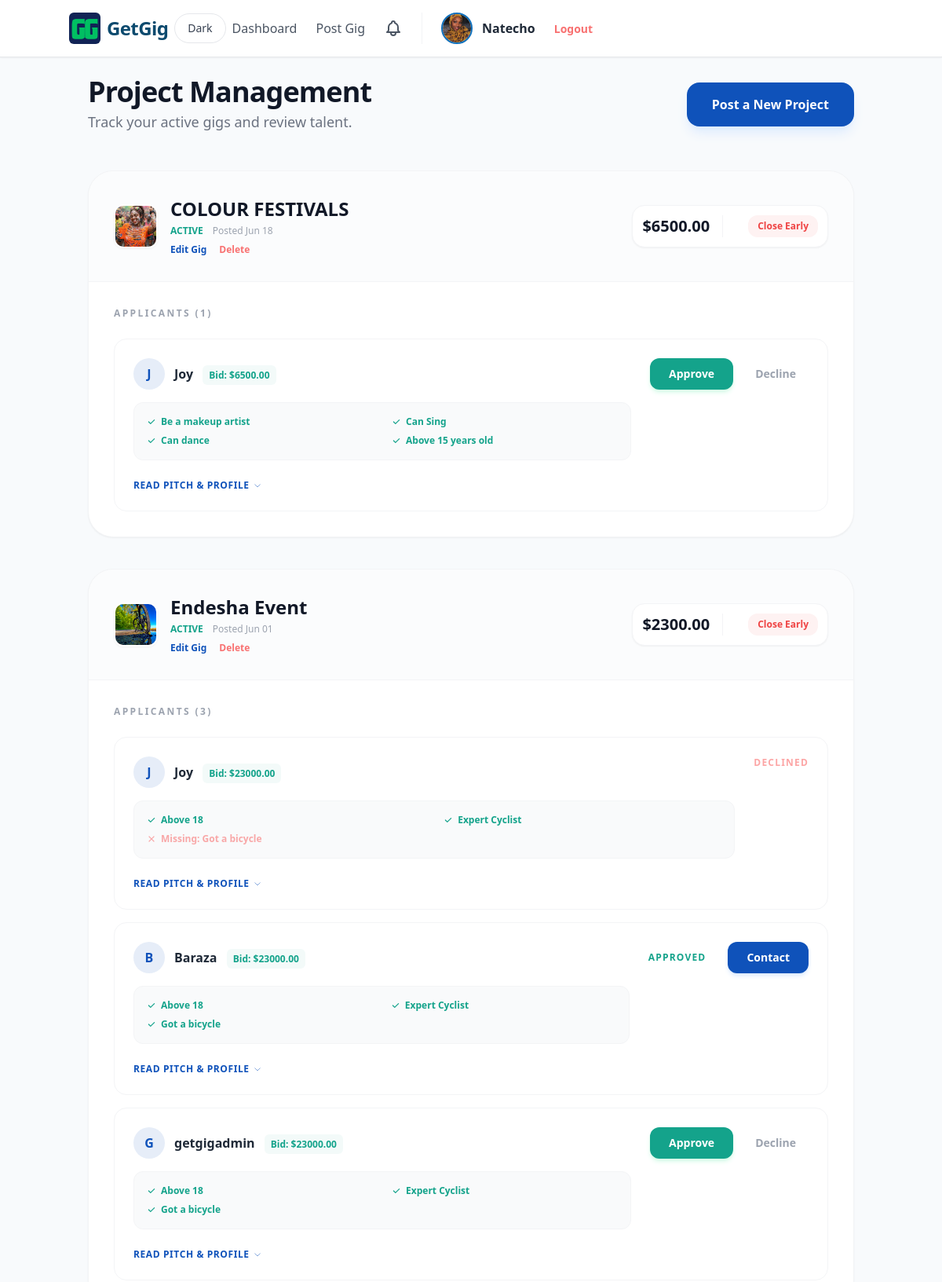
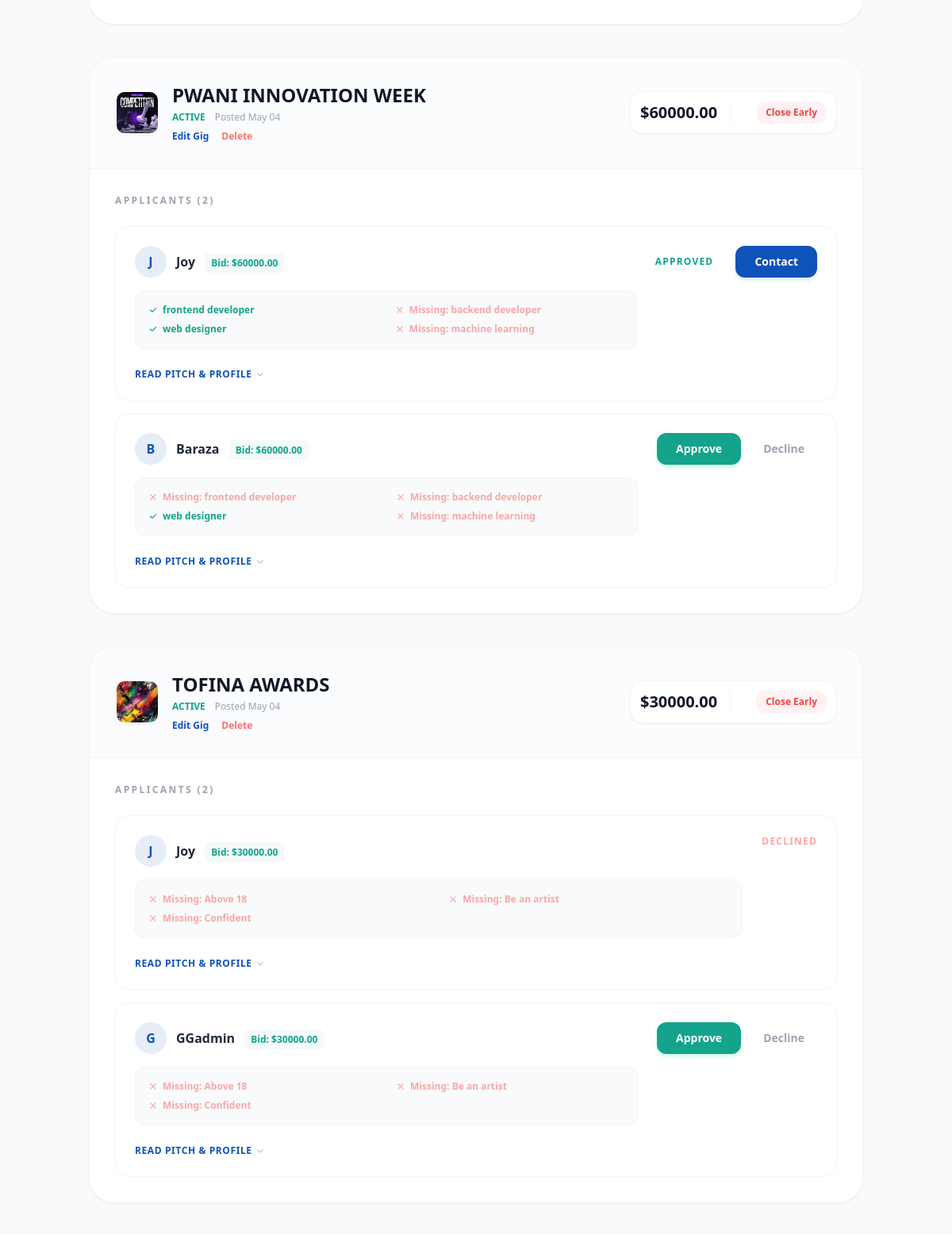
Screenshot of /projects/client/ (signed in, upper part) with the database file from the repository (2 pictures, top to bottom).
### users/models.py (models this page shows, shortened)
class CustomUser(AbstractUser):
    USER_TYPE_CHOICES = (
        ('client', 'Client'),
        ('freelancer', 'Freelancer'),
    )
    user_type = models.CharField(max_length=10, choices=USER_TYPE_CHOICES, default='freelancer')
    profile_image = models.ImageField(upload_to='profiles/', default='profiles/default.png')
    bio = models.TextField(blank=True)
    profile_image = models.ImageField(upload_to='profiles/', blank=True, null=True)
    company_name = models.CharField(max_length=100, blank=True)
    skills = models.CharField(max_length=255, blank=True)

### projects/models.py (models this page shows, shortened)
class Project(models.Model):
    client = models.ForeignKey(settings.AUTH_USER_MODEL, on_delete=models.CASCADE, related_name='projects')
    title = models.CharField(max_length=200)
    description = models.TextField()
    budget = models.DecimalField(max_digits=10, decimal_places=2)
    deadline = models.DateField()
    created_at = models.DateTimeField(auto_now_add=True)
    image = models.ImageField(upload_to='project_images/', blank=True, null=True)
    requirements = models.JSONField(default=list, blank=True)
    status = models.CharField(
        max_length=20,
        choices=[('active', 'Active'), ('closed', 'Closed Early'), ('ended', 'Ended')],
        default='active'
    )
    @property
    def is_ended(self):
        if self.status in ['ended', 'closed']:
            return True
        return self.deadline < timezone.localdate()

class Application(models.Model):
    STATUS_CHOICES = [
        ('pending', 'Pending'),
        ('accepted', 'Accepted'),
        ('rejected', 'Rejected'),
        ('archived', 'Archived / Past Round'),
    ]
    project = models.ForeignKey(Project, on_delete=models.CASCADE, related_name='applications')
    freelancer = models.ForeignKey(settings.AUTH_USER_MODEL, on_delete=models.CASCADE)
    cover_letter = models.TextField()
    bid_amount = models.DecimalField(max_digits=10, decimal_places=2)
    status = models.CharField(max_length=20, choices=STATUS_CHOICES, default='pending')
    created_at = models.DateTimeField(auto_now_add=True)
    met_requirements = models.JSONField(default=list, blank=True)

### projects/views.py (the view)
# urls.py: path('client/', views.client_dashboard, name='client_dashboard'),
@login_required
def client_dashboard(request):
    if request.user.user_type != 'client':
        return redirect('projects:freelancer_dashboard')
    my_projects = Project.objects.filter(client=request.user).order_by('-created_at')
    return render(request, 'clients/dashboard.html', {'projects': my_projects})

### templates/clients/dashboard.html (shortened to what this page needs)
{% extends 'base.html' %}
{% block content %}
<div class="flex flex-col md:flex-row justify-between items-start md:items-center mb-12 gap-4">
    <div>
        <h1 class="text-4xl font-extrabold text-gray-900 dark:text-slate-100 tracking-tight">Project Management</h1>
        <p class="text-lg text-gray-500 dark:text-slate-400 mt-1">Track your active gigs and review talent.</p>
    </div>
    <a href="{% url 'projects:create_project' %}" class="bg-ocean text-white px-8 py-4 rounded-2xl font-bold hover:bg-blue-700 transition-all shadow-lg shadow-blue-100 transform hover:scale-105">
        Post a New Project
    </a>
</div>
<div class="space-y-10">
    {% for project in projects %}
        <div class="bg-white dark:bg-slate-900 rounded-[2rem] shadow-sm border border-gray-100 dark:border-slate-700 overflow-hidden hover:shadow-md transition-shadow">
            <div class="p-8 bg-slate-50/50 dark:bg-slate-950 border-b border-gray-100 dark:border-slate-700 flex flex-col md:flex-row justify-between items-start md:items-center gap-4">
                <div class="flex items-center space-x-4">
                    {% if project.image %}
                        <img src="{{ project.image.url }}" class="w-14 h-14 rounded-xl object-cover border-2 border-white shadow-sm">
                    {% endif %}
                    <div>
                        <h3 class="text-2xl font-bold text-gray-900 dark:text-slate-100">{{ project.title }}</h3>
                        <div class="flex space-x-3 mt-1">
                            <span class="text-xs font-bold {% if project.status == 'active' and not project.is_ended %}text-mint{% else %}text-red-400{% endif %} uppercase">
                                {% if project.is_ended and project.status == 'active' %}Ended (Expired){% else %}{{ project.status }}{% endif %}
                            </span>
                            <span class="text-xs text-gray-400 dark:text-slate-400 font-medium">Posted {{ project.created_at|date:"M d" }}</span>
                        </div>
                        <div class="mt-2 flex space-x-4">
                             <a href="{% url 'projects:edit_project' project.id %}" class="text-xs font-bold text-ocean hover:underline">Edit Gig</a>
                             <a href="{% url 'projects:delete_project' project.id %}" onclick="return confirm('Delete this gig?')" class="text-xs font-bold text-red-400 hover:underline">Delete</a>
                        </div>
                    </div>
                </div>
                <div class="flex items-center space-x-4 bg-white dark:bg-slate-900 p-3 rounded-2xl shadow-sm border border-gray-100 dark:border-slate-700">
                    <div class="text-right mr-4 border-r pr-4 border-gray-100 dark:border-slate-700">
                        <p class="text-xl font-black text-gray-900 dark:text-slate-100">${{ project.budget }}</p>
                    </div>
                    {% if project.status == 'ended' or project.deadline < timezone.localdate %}
                        <span class="text-xs font-black text-red-400 uppercase tracking-wider bg-red-50 dark:bg-red-950/20 px-2.5 py-1 rounded-md">
                            Deadline Passed
                        </span>
                    {% else %}
                        <a href="{% url 'projects:toggle_project_status' project.id %}"
                           class="text-xs font-bold px-3 py-1.5 rounded-xl transition duration-200
                                  {% if project.status == 'active' %}
                                      bg-red-50 text-red-500 hover:bg-red-100 dark:bg-red-950/30 dark:text-red-400
                                  {% else %}
                                      bg-mint/10 text-mint hover:bg-mint/20
                                  {% endif %}">
                            {% if project.status == 'active' %}Close Early{% else %}Reopen Gig{% endif %}
                        </a>
                    {% endif %}
                </div>
            </div>
            <div class="p-8">
                <h4 class="text-xs font-black text-gray-400 uppercase tracking-[0.2em] mb-6">
                    Applicants ({{ project.applications.count }})
                </h4>
                <div class="grid grid-cols-1 gap-4">
                    {% for app in project.applications.all %}
                        <div class="p-6 bg-white dark:bg-slate-900 border border-gray-100 dark:border-slate-700 rounded-2xl transition-all">
                            <div class="flex flex-col md:flex-row items-start justify-between">
                                <div class="flex-grow">
                                    <div class="flex items-center space-x-3 mb-4">
                                        <div class="w-10 h-10 rounded-full bg-ocean/10 text-ocean flex items-center justify-center font-bold">
                                            {{ app.freelancer.username|first|upper }}
                                        </div>
                                        <div>
                                            <span class="font-bold text-gray-800 dark:text-slate-100">{{ app.freelancer.username }}</span>
                                            <span class="ml-2 text-xs font-bold text-mint bg-mint/5 px-2 py-1 rounded-md">Bid: ${{ app.bid_amount }}</span>
                                        </div>
                                    </div>
                                    <div class="mb-6 grid grid-cols-1 sm:grid-cols-2 gap-x-6 gap-y-2 bg-gray-50 dark:bg-slate-900 p-4 rounded-xl border border-gray-100 dark:border-slate-700">
                                        {% for req in project.requirements %}
                                            <div class="flex items-center text-xs">
                                                {% if req in app.met_requirements %}
                                                    <span class="text-mint font-bold flex items-center">
                                                        <svg class="w-3 h-3 mr-1.5" fill="currentColor" viewBox="0 0 20 20"><path d="M16.707 5.293a1 1 0 010 1.414l-8 8a1 1 0 01-1.414 0l-4-4a1 1 0 011.414-1.414L8 12.586l7.293-7.293a1 1 0 011.414 0z"/></svg>
                                                        {{ req }}
                                                    </span>
                                                {% else %}
                                                    <span class="text-red-400 font-bold flex items-center opacity-60">
                                                        <svg class="w-3 h-3 mr-1.5" fill="currentColor" viewBox="0 0 20 20"><path d="M4.293 4.293a1 1 0 011.414 0L10 8.586l4.293-4.293a1 1 0 111.414 1.414L11.414 10l4.293 4.293a1 1 0 01-1.414 1.414L10 11.414l-4.293 4.293a1 1 0 01-1.414-1.414L8.586 10 4.293 5.707a1 1 0 010-1.414z"/></svg>
                                                        Missing: {{ req }}
                                                    </span>
                                                {% endif %}
                                            </div>
                                        {% endfor %}
                                    </div>
                                    <details class="group">
                                        <summary class="list-none cursor-pointer text-ocean text-xs font-bold uppercase tracking-wider flex items-center">
                                            <span>Read Pitch & Profile</span>
                                            <svg class="w-3 h-3 ml-1 group-open:rotate-180 transition-transform" fill="none" stroke="currentColor" viewBox="0 0 24 24"><path d="M19 9l-7 7-7-7"></path></svg>
                                        </summary>
                                    </details>
                                </div>
                                <div class="mt-4 md:mt-0 md:ml-6 flex items-center space-x-3">
                                    {% if app.status == 'pending' %}
                                        <a href="{% url 'projects:vet_application' app.id 'approved' %}" class="bg-mint text-white px-6 py-2.5 rounded-xl font-bold text-sm shadow-md shadow-emerald-100 hover:scale-105 transition">Approve</a>
                                        <a href="{% url 'projects:vet_application' app.id 'rejected' %}" class="text-gray-400 hover:text-red-500 font-bold text-sm px-4 transition">Decline</a>
                                    {% elif app.status == 'approved' %}
                                        <span class="text-xs font-black text-mint uppercase tracking-widest mr-4">Approved</span>
                                        <a href="mailto:{{ app.freelancer.email }}" class="bg-ocean text-white px-6 py-2.5 rounded-xl font-bold text-sm shadow-md shadow-blue-100 hover:scale-105 transition">Contact</a>
                                    {% else %}
                                        <span class="text-xs font-black text-red-300 uppercase tracking-widest">Declined</span>
                                    {% endif %}
                                </div>
                            </div>
                        </div>
                    {% empty %}
                        <p class="text-center py-10 text-gray-400 dark:text-slate-400 text-sm font-medium">No applications yet...</p>
                    {% endfor %}
                </div>
            </div>
        </div>
    {% empty %}
        <div class="text-center py-32 bg-slate-50 dark:bg-slate-950 rounded-[3rem] border-2 border-dashed border-gray-200 dark:border-slate-700">
            <p class="text-xl text-gray-500 dark:text-slate-400 font-medium">No projects posted yet.</p>
        </div>
    {% endfor %}
</div>
{% endblock %}

### templates/base.html (shortened to what this page needs)
{% load static %}
{% load pwa %}
<!DOCTYPE html>
<html lang="en">
<head>
    <script src="https://cdn.tailwindcss.com"></script>
</head>
<body class="bg-slate-50 text-slate-900 min-h-screen flex flex-col transition-colors duration-300 dark:bg-slate-950 dark:text-slate-100">
    <nav class="bg-white border-b border-gray-200 p-4 shadow-sm transition-colors duration-300 dark:bg-slate-900 dark:border-slate-700">
        <div class="container mx-auto flex flex-wrap justify-between items-center gap-4">
            <div class="flex items-center space-x-2">
                <a href="/" class="flex items-center space-x-2">
                <img src="{% static 'images/logo.jpg' %}" alt="GetGig Logo" class="h-10 w-auto rounded-md">
                <span class="text-2xl font-bold text-[#0c4a6e] tracking-tight">GetGig</span>
            </a>
            <button id="theme-toggle" type="button" class="inline-flex items-center rounded-full border border-gray-200 bg-white px-4 py-2 text-sm text-gray-700 hover:bg-gray-100 transition-colors duration-200 dark:border-slate-700 dark:bg-slate-800 dark:text-slate-200 dark:hover:bg-slate-700">
                <span id="theme-toggle-text">Dark</span>
            </button>
            <div class="flex items-center space-x-6 font-medium text-gray-600 dark:text-slate-300">
                {% if user.is_authenticated %}
                    {% if user.user_type == 'freelancer' %}
                        <a href="{% url 'projects:freelancer_dashboard' %}" class="hover:text-mint">Marketplace</a>
                        <a href="{% url 'projects:my_bids' %}" class="hover:text-mint">My Bids</a>
                    {% else %}
                        <a href="{% url 'projects:client_dashboard' %}" class="hover:text-mint">Dashboard</a>
                        <a href="{% url 'projects:create_project' %}" class="hover:text-ocean">Post Gig</a>
                    {% endif %}
                    <a href="{% url 'users:notifications' %}" class="text-gray-600 dark:text-slate-300 hover:text-blue-600 relative">
                    </a>
                    <a href="{% url 'users:edit_profile' %}" class="flex items-center space-x-3 group border-l pl-6 border-gray-100 dark:border-slate-700">
                        {% if user.profile_image %}
                            <img src="{{ user.profile_image.url }}" class="w-10 h-10 rounded-full object-cover border-2 border-[#0C6FBD] group-hover:border-mint transition shadow-sm">
                        {% else %}
                            <div class="w-10 h-10 rounded-full bg-[#0C6FBD] text-white flex items-center justify-center font-bold shadow-sm group-hover:bg-blue-700 transition">
                                {{ user.username|first|upper }}
                            </div>
                        {% endif %}
                        <span class="font-bold text-gray-800 dark:text-slate-100 hidden md:inline">{{ user.username }}</span>
                    </a>
                    <form action="{% url 'logout' %}" method="post" class="inline">
                        <button type="submit" class="text-sm font-bold text-red-400 hover:text-red-600 transition">Logout</button>
                    </form>
                {% else %}
                    <a href="{% url 'login' %}" class="hover:text-ocean">Login</a>
                    <a href="{% url 'users:register' %}" class="bg-[#0F52BA] hover:bg-blue-700 text-white px-6 py-2 rounded-lg transition shadow-md">
                        Join GetGig
                    </a>
                {% endif %}
            </div>
        </div>
    </nav>
    <div class="container mx-auto p-6 flex-grow">
        {% block content %}{% endblock %}
    </div>
</body>
</html>

### rows the page displays
CustomUser: profile_image (picture), username "Natecho"
Project: image (picture), title "COLOUR FESTIVALS", status "ACTIVE", created_at "Jun 18", budget "6500.00", deadline "Close Early", applications.count "1"
Application: freelancer.username|first "J", freelancer.username "Joy", bid_amount "6500.00", requirements "Be a makeup artist" "Can Sing" "Can dance" "Above 15 years old", status "Approve"
Project: image (picture), title "Endesha Event", status "ACTIVE", created_at "Jun 01", budget "2300.00", deadline "Close Early", applications.count "3"
Application: freelancer.username|first "J", freelancer.username "Joy", bid_amount "23000.00", requirements "Above 18" "Expert Cyclist", requirements "Got a bicycle", status "DECLINED"
Application: freelancer.username|first "B", freelancer.username "Baraza", bid_amount "23000.00", requirements "Above 18" "Expert Cyclist" "Got a bicycle"
Application: freelancer.username|first "G", freelancer.username "getgigadmin", bid_amount "23000.00", requirements "Above 18" "Expert Cyclist" "Got a bicycle", status "Approve"
Project: image (picture), title "PWANI INNOVATION WEEK", status "ACTIVE", created_at "May 04", budget "60000.00", deadline "Close Early", applications.count "2"
Application: freelancer.username|first "J", freelancer.username "Joy", bid_amount "60000.00", requirements "frontend developer" "web designer", requirements "backend developer" "machine learning"
Application: freelancer.username|first "B", freelancer.username "Baraza", bid_amount "60000.00", met_requirements "[\"web designer\"]" (drawn), requirements "frontend developer" "backend developer" "machine learning", requirements "web designer", status "Approve"
Project: image (picture), title "TOFINA AWARDS", status "ACTIVE", created_at "May 04", budget "30000.00", deadline "Close Early", applications.count "2"
Application: freelancer.username|first "J", freelancer.username "Joy", bid_amount "30000.00", met_requirements "[]" (drawn), requirements "Above 18" "Be an artist" "Confident", status "DECLINED"
Application: freelancer.username|first "G", freelancer.username "GGadmin", bid_amount "30000.00", met_requirements "[]" (drawn), requirements "Above 18" "Be an artist" "Confident", status "Approve"
